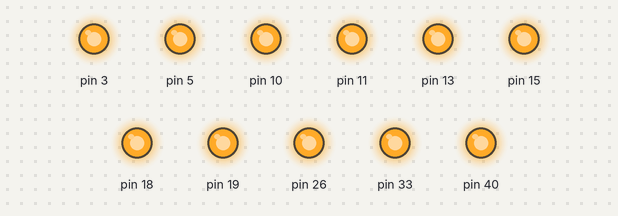
Recording of a program running on a simulated Raspberry Pi (header pin numbers). Parts: output pins drawn as LEDs (lit = HIGH). At 2.0 s the program stops and its outputs stay as they are.

Above: at 0.1 s.
At 1.1 s:
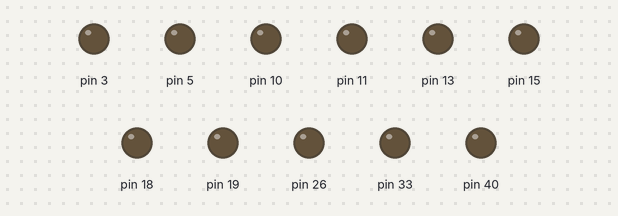
Timing chart, 0 to 2.6 s (numbered marks = the images above):
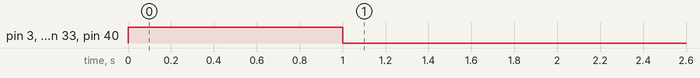

Measured:
- by itself, pin 3, pin 5, pin 10, pin 11, pin 13, pin 15, pin 18, pin 19, pin 26, pin 33, pin 40: LOW → HIGH at 0.00 s, → LOW 1.0 s later

The program:

all-leds-blink-single.py
```python
#!/usr/bin/python
pos="/home/pi/gpio-glyphs/bin/"
import RPi.GPIO as gpio
import json
import time
flag=False
gpio.setwarnings(False)
delay=1
gpio.setmode(gpio.BOARD)
conv=json.load(open(pos+"conv.json"))
for i in conv:
	gpio.setup(conv[i],gpio.OUT)
for j in range(0,2):
	flag=not flag
	for i in conv:gpio.output(conv[i],flag)
	time.sleep(delay)
```
